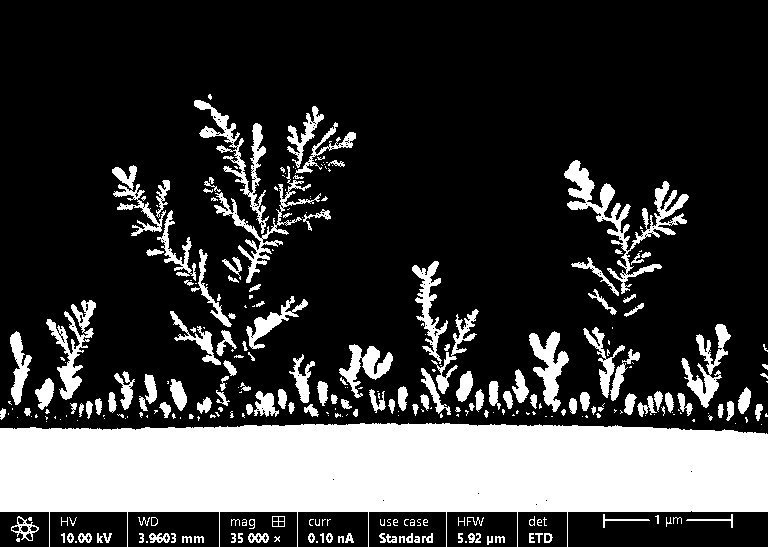
#> input picture maked_dataset/Easy/easy_2.jpg, 768 x 547 px
$ python mask_to_yolo_annotation.py
#> lines starting #> are read from the running program, lines starting #| are printed output that depends on the picture; after the words box and inside, x2 and y2 are one past the last pixel; in counts of white or black regions, pixels touching at a corner belong together
import cv2
import numpy as np

cutoff_value = 120

# 1. Load your binary mask
file = 'easy_2'
inout_folder = 'maked_dataset/Easy/'
output_folder = 'annotations/Easy/'
image_path = f'{inout_folder}{file}.jpg'
print(f"Loading mask from {image_path}")
mask = cv2.imread(image_path, cv2.IMREAD_GRAYSCALE)
#> mask is the input picture: shape (547, 768); min 0, max 255, mean 60.6
height, width = mask.shape
#> height = 547; width = 768

# IMPORTANT: Adjust this cutoff value to completely sever the trees from the base! # Try increasing this slightly if they are still connected
print(f"Image dimensions: {width}x{height}, Cutoff value: {cutoff_value}")
#| Image dimensions: 768x547, Cutoff value: 120
mask[height-cutoff_value:height, :] = 0
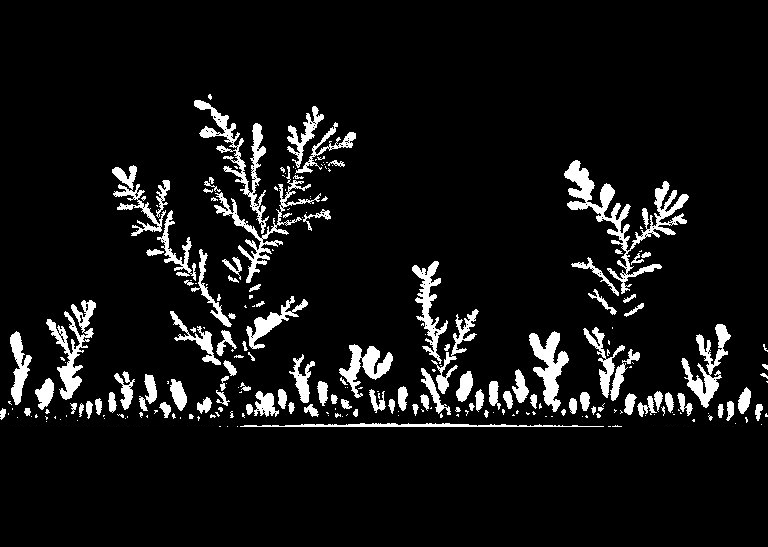
#> mask: shape (547, 768); 17.27% of pixels changed, all inside (x1, y1, x2, y2) = (0, 427, 768, 547)

# 2. Find contours using CHAIN_APPROX_NONE for maximum detail
# This captures EVERY boundary pixel, creating a very dense, accurate polygon
contours, _ = cv2.findContours(mask, cv2.RETR_EXTERNAL, cv2.CHAIN_APPROX_NONE)
#> contours = 208 contours, 204 with area under 20; largest, box (x1, y1, x2, y2) and area: (12, 88, 768, 427) 71906, (0, 328, 32, 424) 1159, (760, 360, 768, 384) 78, (760, 344, 768, 352) 22

class_id = 0

# 3. Write to a YOLO formatted text file
with open(f'{output_folder}{file}.txt', 'w') as f:
    for contour in contours:
        # Filter out tiny white specks/noise
        if cv2.contourArea(contour) < 50:
            continue

        # Normalize coordinates between 0.0 and 1.0
        normalized_coords = []
        for point in contour:
            x = point[0][0] / width
            y = point[0][1] / height
            normalized_coords.extend([f"{x:.6f}", f"{y:.6f}"])

        # Format the line and write to file
        yolo_line = f"{class_id} " + " ".join(normalized_coords) + "\n"
        f.write(yolo_line)
#> this loop made 208 passes
#> contour on passes 1 to 3: [[732, 426], [733, 426]], [[693, 426]], [[71, 426]]

print("Strict YOLO annotation file generated successfully!")
